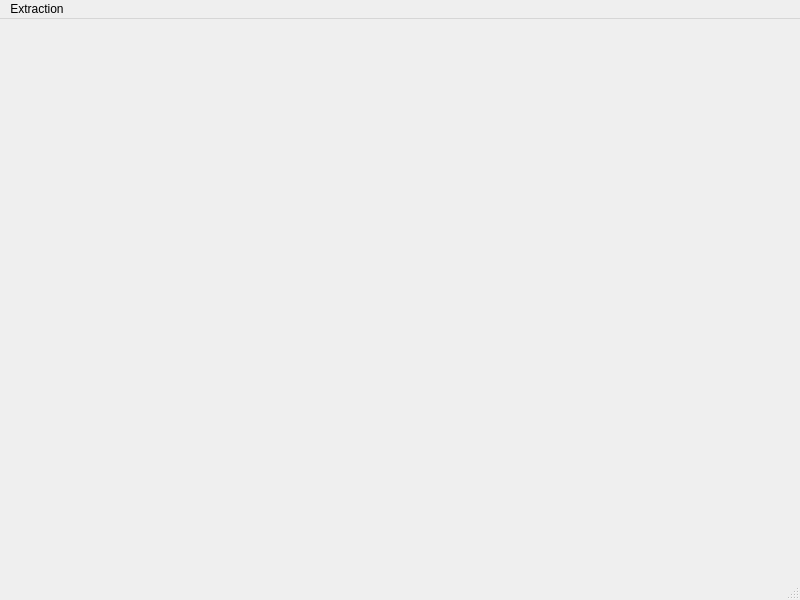
<?xml version="1.0" encoding="UTF-8"?>
<ui version="4.0">
 <class>MainWindow</class>
 <widget class="QMainWindow" name="MainWindow">
  <property name="geometry">
   <rect>
    <x>0</x>
    <y>0</y>
    <width>800</width>
    <height>600</height>
   </rect>
  </property>
  <property name="windowTitle">
   <string>MainWindow</string>
  </property>
  <widget class="QWidget" name="centralwidget"/>
  <widget class="QMenuBar" name="menubar">
   <property name="geometry">
    <rect>
     <x>0</x>
     <y>0</y>
     <width>800</width>
     <height>31</height>
    </rect>
   </property>
   <widget class="QMenu" name="menuExtraction">
    <property name="title">
     <string>Extraction</string>
    </property>
    <addaction name="actionRGB"/>
    <addaction name="actionGLCM"/>
   </widget>
   <addaction name="menuExtraction"/>
  </widget>
  <widget class="QStatusBar" name="statusbar"/>
  <action name="actionRGB">
   <property name="text">
    <string>RGB</string>
   </property>
  </action>
  <action name="action0_Derajat">
   <property name="text">
    <string>0 Derajat</string>
   </property>
  </action>
  <action name="action45_Derajat">
   <property name="text">
    <string>45 Derajat</string>
   </property>
  </action>
  <action name="action90_Derajat">
   <property name="text">
    <string>90 Derajat</string>
   </property>
  </action>
  <action name="action135_Derajat">
   <property name="text">
    <string>135 Derajat</string>
   </property>
  </action>
  <action name="actionGLCM">
   <property name="text">
    <string>GLCM</string>
   </property>
  </action>
 </widget>
 <resources/>
 <connections/>
</ui>
